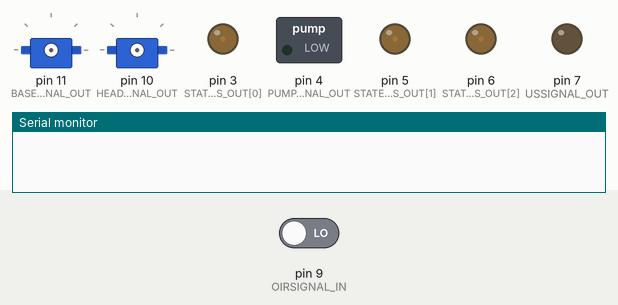
Simulated run of this sketch. Board: Arduino Uno, built with avr-gcc and run on an emulated ATmega328P. Parts: 2 × servo, switched loads named in the sketch (green lamp = pin HIGH), output pins drawn as LEDs (lit = HIGH), the last lines printed to the serial monitor. Inputs (shaded band) come from the test bench; at power-on: pin 9 (OIRSIGNAL_IN) LOW.

Above: at 0.15 s.
At 1.65 s:
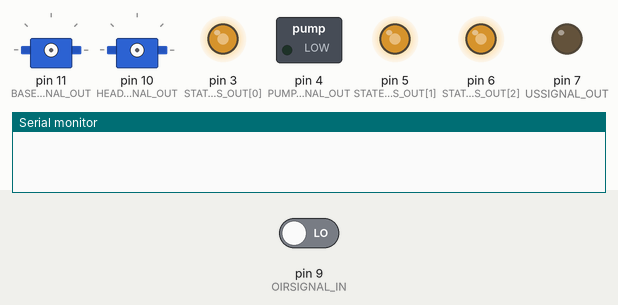
At 3.15 s:
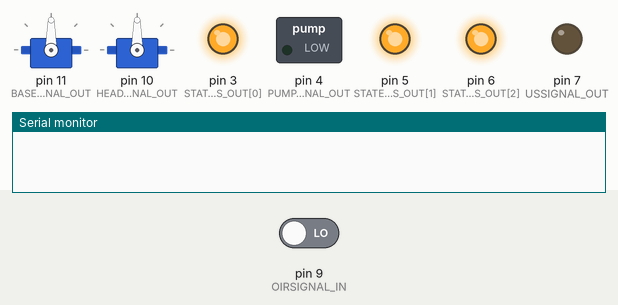
At 4.66 s:
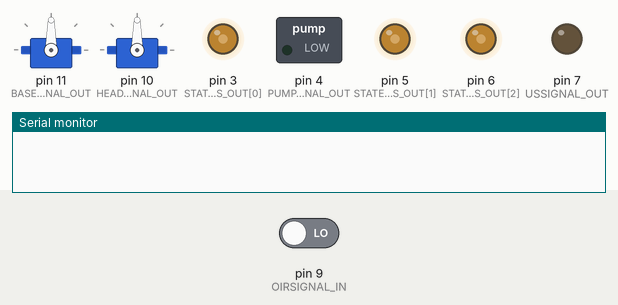
At 6.2 s:
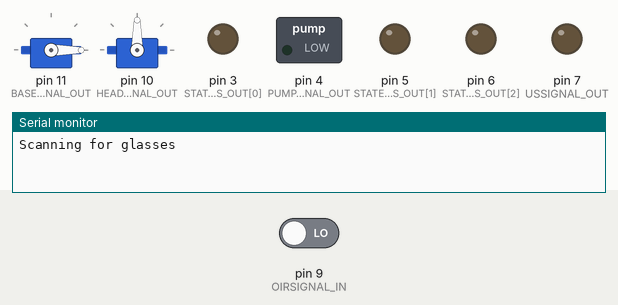
Timing chart, 0 to 7.7 s (numbered marks = the images above):
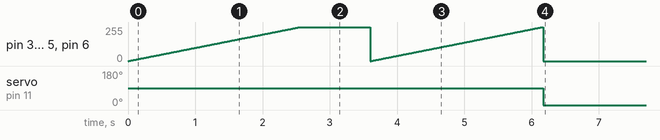

The sketch:

URBE.Robotica.Final.ino
```cpp
#define __ASSERT_USE_STDERR

#include <Arduino.h>
#include <Servo.h>
#include "Glass.h"
#include "Config.h"
#include "Helpers.h"

Servo Base;
Servo Head;

int CheckObstacle(void) {
  return digitalRead(OIRSIGNAL_IN);
}

void setup() {
  for (int i = 0; i < STATE_LEDS_OUT_LEN; i++)
    pinMode(STATE_LEDS_OUT[i], OUTPUT);

  FadeLEDsTo(HIGH, 10);

  Serial.begin (9600);
  Base.attach(BASE_SIGNAL_OUT);
  Head.attach(HEAD_SIGNAL_OUT);
  pinMode(PUMP_SIGNAL_OUT, OUTPUT);
  pinMode(USSIGNAL_OUT, OUTPUT);
  pinMode(USECHO_IN, INPUT);
  pinMode(OIRSIGNAL_IN, INPUT);

  FadeLEDsTo(LOW, 2);
  FadeLEDsTo(HIGH, 2);
  FadeLEDsTo(LOW, 10);

  for (;;) {

    DebugWrite("Scanning for glasses", RobotState::Analyzing);
    int foundGlasses = Glass::DetectGlasses(Base, CheckObstacle);
    if(foundGlasses > 0)
    {
      DebugWrite("Found glasses to fill", RobotState::OK);
      for(int i = 0; i < foundGlasses; i++){
        MoveHeadToGlass(glasses[i]);
        while (ScanWaterLevel() < 0.9)
          PourWater(1000);
      }
    }

    if (serialEventRun) serialEventRun();
  }

    return 0;
}
```

Glass.cpp
```cpp
#include "Glass.h"

int Glass::DetectGlasses(Servo& servo, MeasureFunc measure){
  servo.write(0);
  delay(3000);
  glasses.clear();

  int startDeg = -1;
  int endDeg = 0;
  for(int i = 0; i <= 180; i++)
  {
    servo.write(i);
    if (measure() > 0)
    {
      if (startDeg > -1)
        continue;

      startDeg = i;
    }
    else
    {
      if (startDeg == -1)
        continue;

      endDeg = i;
      int center = startDeg + (endDeg / 2);
      servo.write(center);
      delay(3000);

      glasses.push_back(Glass(startDeg, endDeg));

      startDeg = -1;
      servo.write(i);
      delay(3000);
    }
  }
  return glasses.size();
}
```

Glass.h
```cpp
#ifndef GLASS_H
#define GLASS_H

#include <assert.h>
#include <Servo.h>
#include <Vector.h>

typedef int(*MeasureFunc)(void);
typedef float(*TiltFunc)(float);

class Glass {
public:
    int StartDeg;
    int EndDeg;
    int CenterDeg;
    float Distance;
    int RequiredTilt;

    Glass(int startDeg, int endDeg)
    : StartDeg(startDeg), EndDeg(endDeg), CenterDeg(startDeg + (endDeg / 2))
    {
      assert(startDeg > 0);
      assert(endDeg > startDeg);
      assert(endDeg <= 180);
    }

    static int DetectGlasses(Servo& base, MeasureFunc measure);
};

static float closenessThreshold;
static TiltFunc calcTilt;
static Vector<Glass> glasses;

#endif
```

Helpers.cpp
```cpp
#include "Helpers.h"

void MoveHeadToGlass(Glass& glass) {

}

void FadeLEDsTo(uint8_t mode, int millisecondsDelayPerFrame) {
  if (millisecondsDelayPerFrame == 0) {
    SetAllLEDsTo(mode);
    return;
  }

  if (millisecondsDelayPerFrame < 1)
    millisecondsDelayPerFrame = 1;

  SetAllLEDsTo(1 - mode);

  for (int lvl = 0; lvl <= 255; lvl++) {
    for (int i = 0; i < STATE_LEDS_OUT_LEN; i++)
      analogWrite(STATE_LEDS_OUT[i], lvl);
    delay(millisecondsDelayPerFrame);
  }

  SetAllLEDsTo(mode);
}

void SetAllLEDsTo(int mode) {
  for (int i = 0; i < STATE_LEDS_OUT_LEN; i++)
    digitalWrite(STATE_LEDS_OUT[i], mode);
}

float ScanWaterLevel() {
  // ((speed of sound in the air)*time)/2
  return 0;
}

void PourWater(int lengthMilliseconds) {
  if (lengthMilliseconds <= 0)
    return;

  if (lengthMilliseconds > 50000)
    lengthMilliseconds = 50000;

  digitalWrite(PUMP_SIGNAL_OUT, HIGH);
  delay(lengthMilliseconds);
  digitalWrite(PUMP_SIGNAL_OUT, LOW);
}


void DebugWrite(const char* dat, int state) {
  Serial.println(dat);
  if (state != CurrentState)
  {
    digitalWrite(STATE_LEDS_OUT[CurrentState], LOW);
    CurrentState = state;
    digitalWrite(STATE_LEDS_OUT[CurrentState], HIGH);
    Serial.print("Switched Robot state to '");
    switch (CurrentState)
    {
      case 0:
        Serial.print("Starting'"); // These have a ' at the end to match the opening one in "Switched Robot state to '". I'm aware it's ugly, but it works
        break;

      case 1:
        Serial.print("Analyzing'");
        break;

      case 2:
        Serial.print("OK'");
        break;

      case 3:
        Serial.print("Error'");
        break;

      default:
        Serial.print("Unknown'");
        break;
    }
  }
}
```

Helpers.h
```cpp
#ifndef HELPERS_H
#define HELPERS_H

#include "Glass.h"
#include "Config.h"

float ScanWaterLevel();

void MoveHeadToGlass(Glass& glass);

void PourWater(int lengthMilliseconds);

void DebugWrite(const char* dat, int state = Analyzing);

void FadeLEDsTo(uint8_t mode, int millisecondsDelayPerFrame);

void SetAllLEDsTo(int mode);

#endif
```

Config.h
```cpp
#ifndef CONFIG_H
#define CONFIG_H
enum {
    SPEED_OF_SOUND = 350, // m/s, at 30C
    BASE_SIGNAL_OUT = 11,
    HEAD_SIGNAL_OUT = 10,
    PUMP_SIGNAL_OUT = 4,
    USSIGNAL_OUT = 7,
    USECHO_IN = 8,
    OIRSIGNAL_IN = 9,
};
static const int STATE_LEDS_OUT[] = { 3, 5, 6 };
enum { STATE_LEDS_OUT_LEN = sizeof(STATE_LEDS_OUT) / sizeof(STATE_LEDS_OUT[0]) };
enum RobotState { Analyzing, OK, Error };
static RobotState CurrentState = Analyzing;

#endif
```

Measured:
- by itself, servo on pin 11 (BASE_SIGNAL_OUT): 90° → 0° at 6.2 s
- by itself, pin 3 (STATE_LEDS_OUT[0]), pin 5 (STATE_LEDS_OUT[1]), pin 6 (STATE_LEDS_OUT[2]): ramps from 0/255 to 255/255 and jumps back, once every 2.6 s
